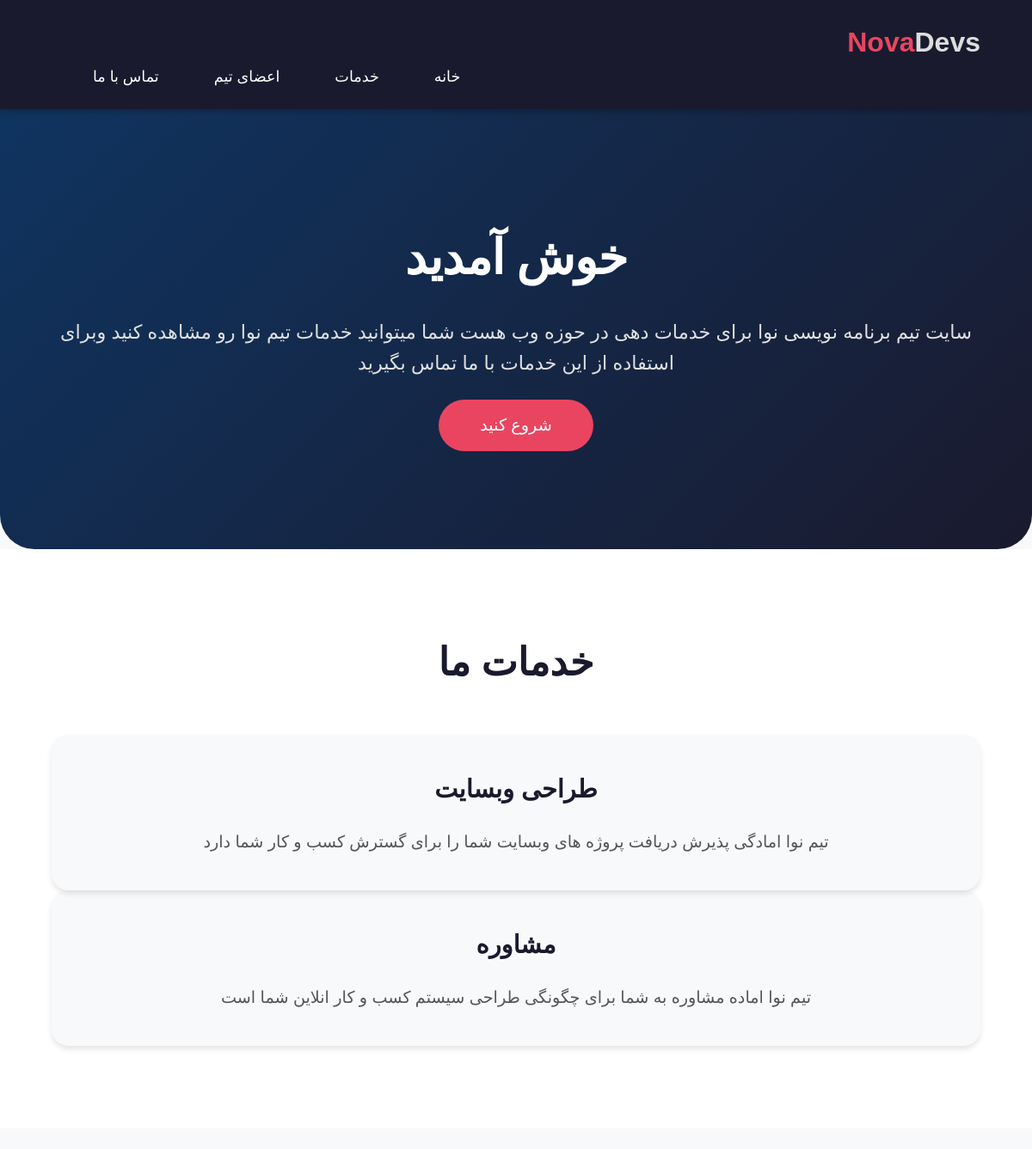
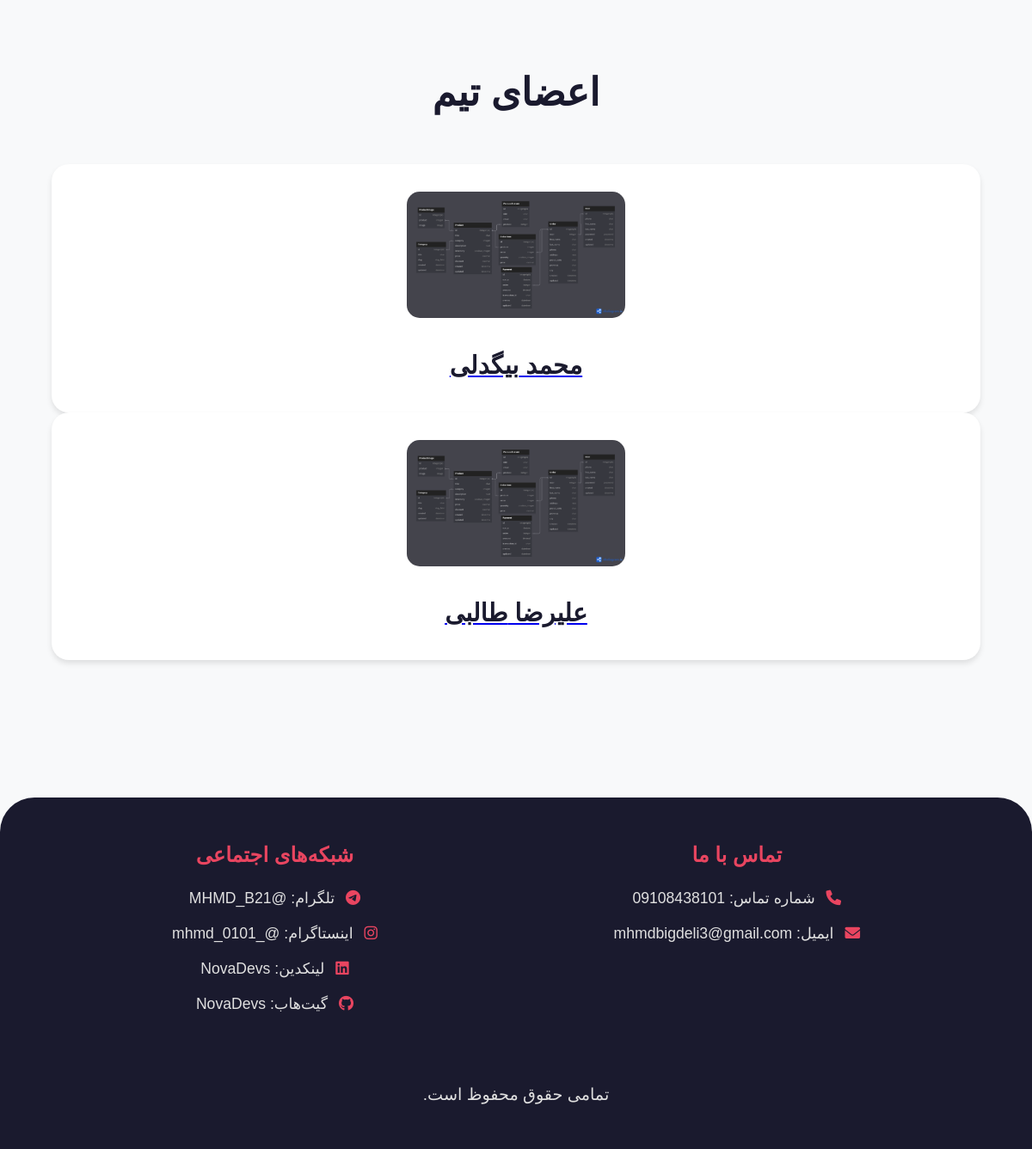
/home/, run on the app's committed database (2 pictures, top to bottom).
### home/models.py (models this page shows, shortened)
class Service(models.Model):
    title  = models.CharField(max_length=225)
    description = models.TextField()
    created = models.DateTimeField(auto_now_add=True)
    updated = models.DateTimeField(auto_now=True)

class Member(models.Model):
    image = models.ImageField()
    first_name = models.CharField(max_length=225)
    last_name = models.CharField(max_length=225)
    age = models.PositiveIntegerField()
    marital_status = models.CharField(max_length=225)
    education = models.CharField(max_length=225)
    residence = models.CharField(max_length=225)
    military_status = models.CharField(max_length=225)
    description = models.TextField()
    skills = models.TextField()
    resume = models.FileField(upload_to="resumes/")
    created = models.DateTimeField(auto_now_add=True)
    updated = models.DateTimeField(auto_now=True)

### home/views.py (the view)
# urls.py: path("home/", views.Index.as_view(), name="index"),
class Index(generic.ListView):
    model = Member
    template_name = "index/index.html"
    context_object_name = "members"
    def get_context_data(self, **kwargs):
        kwargs["services"] = Service.objects.all()
        return super().get_context_data(**kwargs)

### templates/index/index.html (shortened to what this page needs)
{% load static %}
<!DOCTYPE html>
<html lang="fa" dir="rtl">
<head>
    <link rel="stylesheet" href="https://cdnjs.cloudflare.com/ajax/libs/font-awesome/6.0.0-beta3/css/all.min.css">
</head>
<body>
    <header>
        <div class="container">
            <div class="logo">
                <a href="#">Nova<span>Devs</span></a>
            </div>
            <nav>
                <ul>
                    <li><a href="#home">خانه</a></li>
                    <li><a href="#services">خدمات</a></li>
                    <li><a href="#projects">اعضای تیم</a></li>
                    <li><a href="#contact">تماس با ما</a></li>
                </ul>
            </nav>
        </div>
    </header>
    <section id="home" class="hero">
        <div class="container">
            <h1>خوش آمدید</h1>
            <p>سایت تیم برنامه نویسی نوا برای خدمات دهی در حوزه وب هست شما میتوانید خدمات تیم نوا رو مشاهده کنید
                وبرای استفاده از این خدمات با ما تماس بگیرید
            </p>
            <a href="#services" class="btn">شروع کنید</a>
        </div>
    </section>
    <section id="services" class="services">
        <div class="container">
            <h2>خدمات ما</h2>
            <div class="service-list">
                {%for service in services%}
                <div class="service-item">
                    <h3>{{service.title}}</h3>
                    <p>{{service.description}}</p>
                </div>
                </div>
                {%endfor%}
    </section>
    <section id="projects" class="projects">
        <div class="container">
            <h2>اعضای تیم</h2>
            {%for member in members%}
            <div class="project-list">
                <div class="project-item">
                    <img src={{member.image.url}}>
                    <a href="{% url 'home:member-detail' pk=member.id %}"><h3>{{member.first_name}} {{member.last_name}}</h3></a>
                </div>
                </div>
                {%endfor%}
            </div>
    </section>
    <footer id="contact">
        <div class="container">
            <div class="footer-content">
                <div class="contact-info">
                    <h3>تماس با ما</h3>
                    <ul>
                        <li><i class="fas fa-phone"></i> شماره تماس: 09108438101</li>
                        <li><i class="fas fa-envelope"></i> ایمیل: mhmdbigdeli3@gmail.com</li>
                    </ul>
                </div>
                <div class="social-media">
                    <h3>شبکه‌های اجتماعی</h3>
                    <ul>
                        <li>
                            <a href="https://t.me/MHMD_B21" target="_blank">
                                <i class="fab fa-telegram"></i> تلگرام: @MHMD_B21
                        </li>
                        <li>
                            <a href="https://instagram.com/_mhmd_0101" target="_blank">
                                <i class="fab fa-instagram"></i> اینستاگرام: @_mhmd_0101
                            </a>
                        </li>
                        <li>
                            <a href="https://linkedin.com/in/mohamad-bigdeli-599941348" target="_blank">
                                <i class="fab fa-linkedin"></i> لینکدین: NovaDevs
                            </a>
                        </li>
                        <li>
                            <a href="https://github.com/Mohamad-bigdeli" target="_blank">
                                <i class="fab fa-github"></i> گیت‌هاب: NovaDevs
                            </a>
                        </li>
                    </ul>
                </div>
            </div>
            <p>تمامی حقوق محفوظ است.</p>
        </div>
    </footer>
</body>
</html>

### templates/index/index.html (style rules this page uses)
* { margin: 0; padding: 0; box-sizing: border-box; }
body { font-family: 'Vazir', Tahoma, Geneva, Verdana, sans-serif; line-height: 1.6; background-color: #f8f9fa; color: #333; direction: rtl; }
.container { width: 90%; max-width: 1200px; margin: 0 auto; }
header { background-color: #1a1a2e; color: #fff; padding: 1.5rem 0; box-shadow: 0 4px 6px rgba(0, 0, 0, 0.2); position: sticky; top: 0; z-index: 1000; }
.logo a { font-family: 'Poppins', sans-serif; font-size: 2rem; font-weight: bold; text-decoration: none; color: #e94560; }
.logo a span { color: #dddddd; }
header nav ul { list-style: none; display: flex; justify-content: flex-end; align-items: center; }
header nav ul li { margin-left: 2rem; }
header nav ul li a { color: #fff; text-decoration: none; font-size: 1.1rem; padding: 0.5rem 1rem; border-radius: 25px; transition: background-color 0.3s ease, color 0.3s ease; }
.hero { background: linear-gradient(135deg, #0f3460, #1a1a2e); color: #fff; padding: 8rem 0; text-align: center; border-radius: 0 0 40px 40px; }
.hero h1 { font-size: 3.5rem; margin-bottom: 1.5rem; font-weight: bold; letter-spacing: -1px; }
.hero p { font-size: 1.4rem; margin-bottom: 2.5rem; color: #e0e0e0; }
.hero .btn { background-color: #e94560; color: #fff; padding: 1.2rem 3rem; text-decoration: none; border-radius: 30px; font-size: 1.2rem; transition: background-color 0.3s ease, transform 0.3s ease; }
.services { padding: 6rem 0; text-align: center; background-color: #fff; }
.services h2 { font-size: 2.8rem; margin-bottom: 3rem; color: #1a1a2e; }
.service-list { display: flex; justify-content: space-between; gap: 2rem; }
.service-item { background-color: #f8f9fa; padding: 2.5rem; border-radius: 20px; box-shadow: 0 4px 6px rgba(0, 0, 0, 0.1); flex: 1; transition: transform 0.3s ease, box-shadow 0.3s ease; }
.service-item h3 { font-size: 1.8rem; margin-bottom: 1.5rem; color: #1a1a2e; }
.service-item p { font-size: 1.2rem; color: #555; }
.projects { padding: 6rem 0; text-align: center; background-color: #f8f9fa; }
.projects h2 { font-size: 2.8rem; margin-bottom: 3rem; color: #1a1a2e; }
.project-list { display: flex; justify-content: space-between; gap: 2rem; }
.project-item { background-color: #fff; padding: 2rem; border-radius: 20px; box-shadow: 0 4px 6px rgba(0, 0, 0, 0.1); flex: 1; transition: transform 0.3s ease, box-shadow 0.3s ease; }
.project-item img { width: 25%; border-radius: 15px; margin-bottom: 1.5rem; }
.project-item h3 { font-size: 1.8rem; color: #1a1a2e; }
footer { background-color: #1a1a2e; color: #fff; text-align: center; padding: 3rem 0; margin-top: 4rem; border-radius: 40px 40px 0 0; }
footer p { font-size: 1.2rem; color: #e0e0e0; }
footer { background-color: #1a1a2e; color: #fff; padding: 3rem 0; margin-top: 4rem; border-radius: 40px 40px 0 0; }
footer .container { display: flex; flex-direction: column; align-items: center; }
footer .footer-content { display: flex; justify-content: space-between; width: 100%; max-width: 800px; margin-bottom: 2rem; }
footer h3 { font-size: 1.5rem; margin-bottom: 1rem; color: #e94560; }
footer ul { list-style: none; padding: 0; }
footer ul li { margin-bottom: 0.8rem; font-size: 1.1rem; color: #e0e0e0; }
footer ul li i { margin-left: 0.5rem; color: #e94560; }
footer ul li a { color: #e0e0e0; text-decoration: none; transition: color 0.3s ease; }
footer p { font-size: 1.2rem; color: #e0e0e0; margin-top: 2rem; }

### data on the page
Service: title "طراحی وبسایت", description "تیم نوا امادگی پذیرش دریافت پروژه های وبسایت شما را برای گسترش کسب و کار شما دارد"
Service: title "مشاوره", description "تیم نوا اماده مشاوره به شما برای چگونگی طراحی سیستم کسب و کار انلاین شما است"
Member: image (picture), first_name "محمد", last_name "بیگدلی"
Member: image (picture), first_name "علیرضا", last_name "طالبی"
